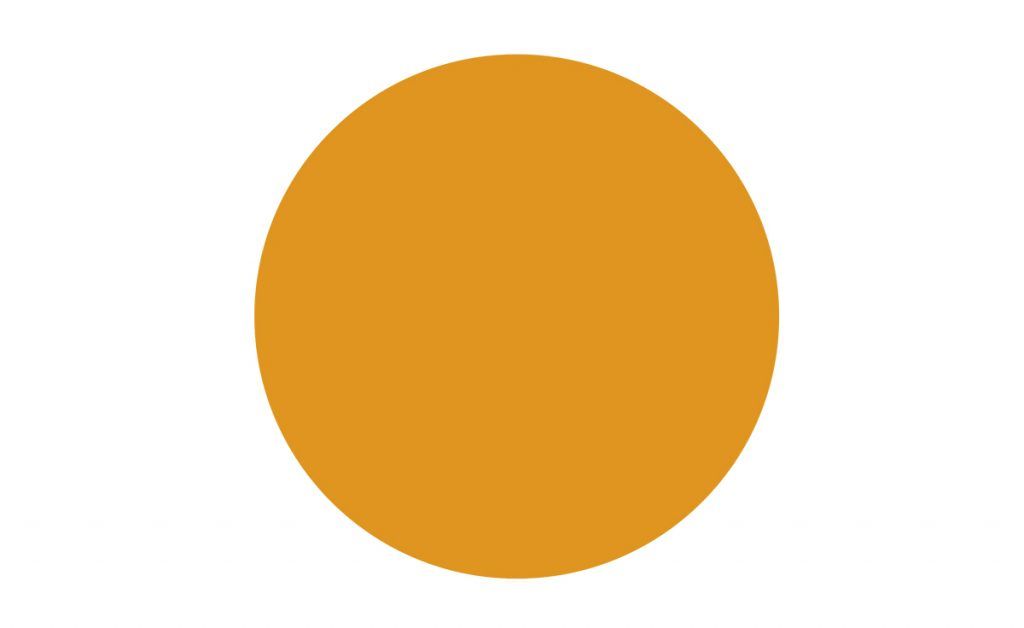
#> input picture tcrcle.jpg, 1024 x 628 px
$ python houghcircle.py
#> lines starting #> are read from the running program, lines starting #| are printed output that depends on the picture
# -*- coding: utf-8 -*-
"""
Created on Sat Sep 24 20:13:43 2022

@author: SATHYA
"""

import cv2
from matplotlib import pyplot as plt
import numpy as np
import time
img = cv2.imread("tcrcle.jpg",0)
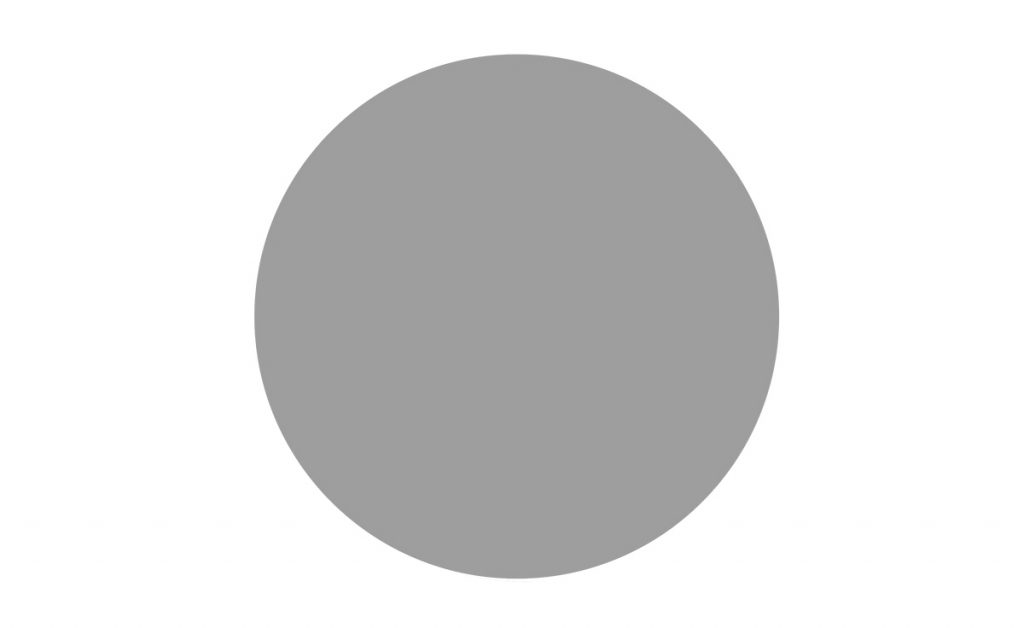
#> img: shape (628, 1024); min 139, max 255, mean 222.4
img = cv2.GaussianBlur(img, (3,3), 0)

kernelx = np.array([[1,1,1],[0,0,0],[-1,-1,-1]])
kernely = np.array([[-1,0,1],[-1,0,1],[-1,0,1]])
img_prewittx = cv2.filter2D(img, -1, kernelx)
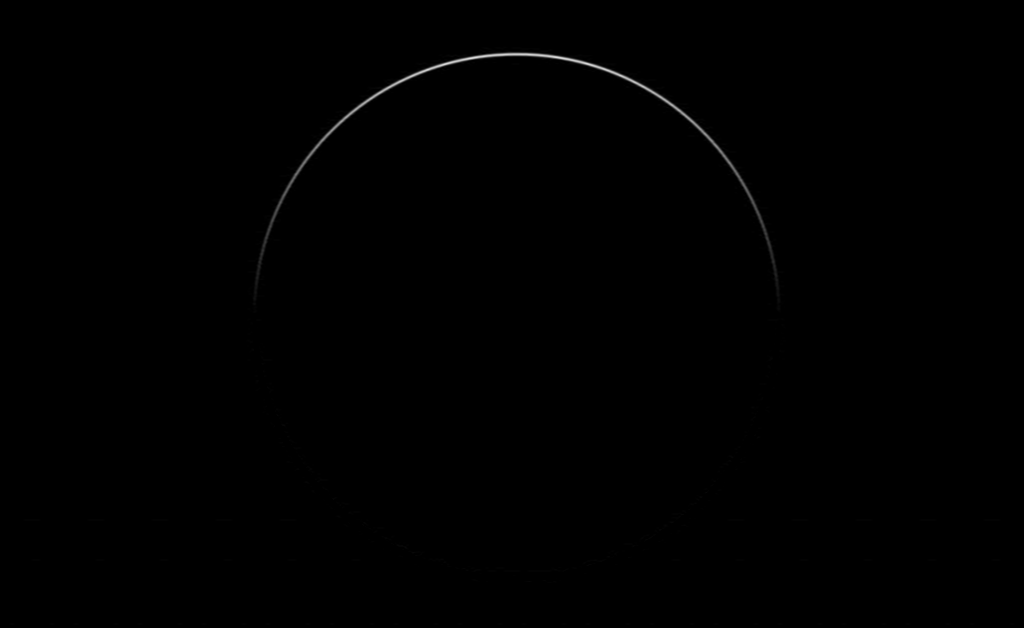
#> img_prewittx: shape (628, 1024); min 0, max 220, mean 0.5
img_prewitty = cv2.filter2D(img, -1, kernely)
output = img_prewitty.copy()

cv2.imwrite("prewitty.jpg",img_prewitty)

time.sleep(5)

import cv2
import numpy as np
img = cv2.imread('prewitty.jpg',0)
#> img: shape (628, 1024); min 0, max 218, mean 0.5
img = cv2.medianBlur(img,5)
cimg = cv2.cvtColor(img,cv2.COLOR_GRAY2BGR)
output = img.copy()

circles = cv2.HoughCircles(img,cv2.HOUGH_GRADIENT,1,20,param1=50,param2=30,minRadius=0,maxRadius=0)
#> circles = [[517.5, 316.5, 259.2], [497.5, 315.5, 278.7], [537.5, 312.5, 243], [530.5, 332.5, 242.6], [495.5, 335.5, 288.2], [497.5, 293.5, 289.1], [524.5, 295.5, 242.6], [545.5, 292.5, 227.1], [476.5, 313.5, 299.7], [547.5, 344.5, 221.8], [555.5, 273.5, 206.9]]
circles = np.uint16(np.around(circles))
#> circles = [[518, 316, 259], [498, 316, 279], [538, 312, 243], [530, 332, 243], [496, 336, 288], [498, 294, 289], [524, 296, 243], [546, 292, 227], [476, 314, 300], [548, 344, 222], [556, 274, 207]]
for i in circles[0,:]:
    cv2.circle(cimg,(i[0],i[1]),i[2],(0,255,0),2)
    cv2.circle(cimg,(i[0],i[1]),2,(0,0,255),3)
#> this loop made 11 passes
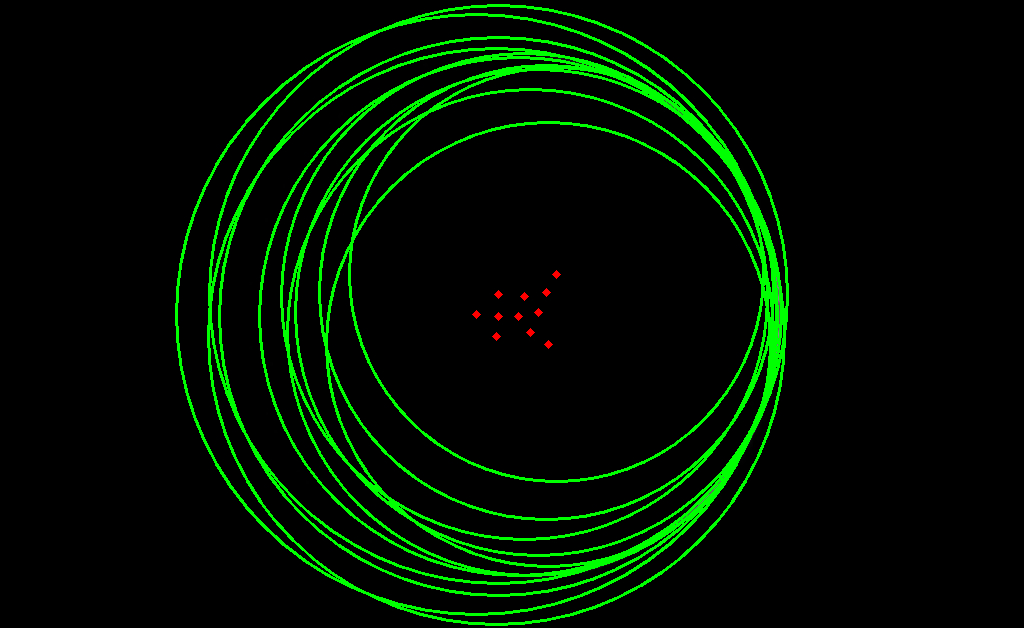
#> cimg: shape (628, 1024, 3); mean B, G, R 0, 17.3, 0.2
cv2.imwrite('detected circles.jpg',cimg)
